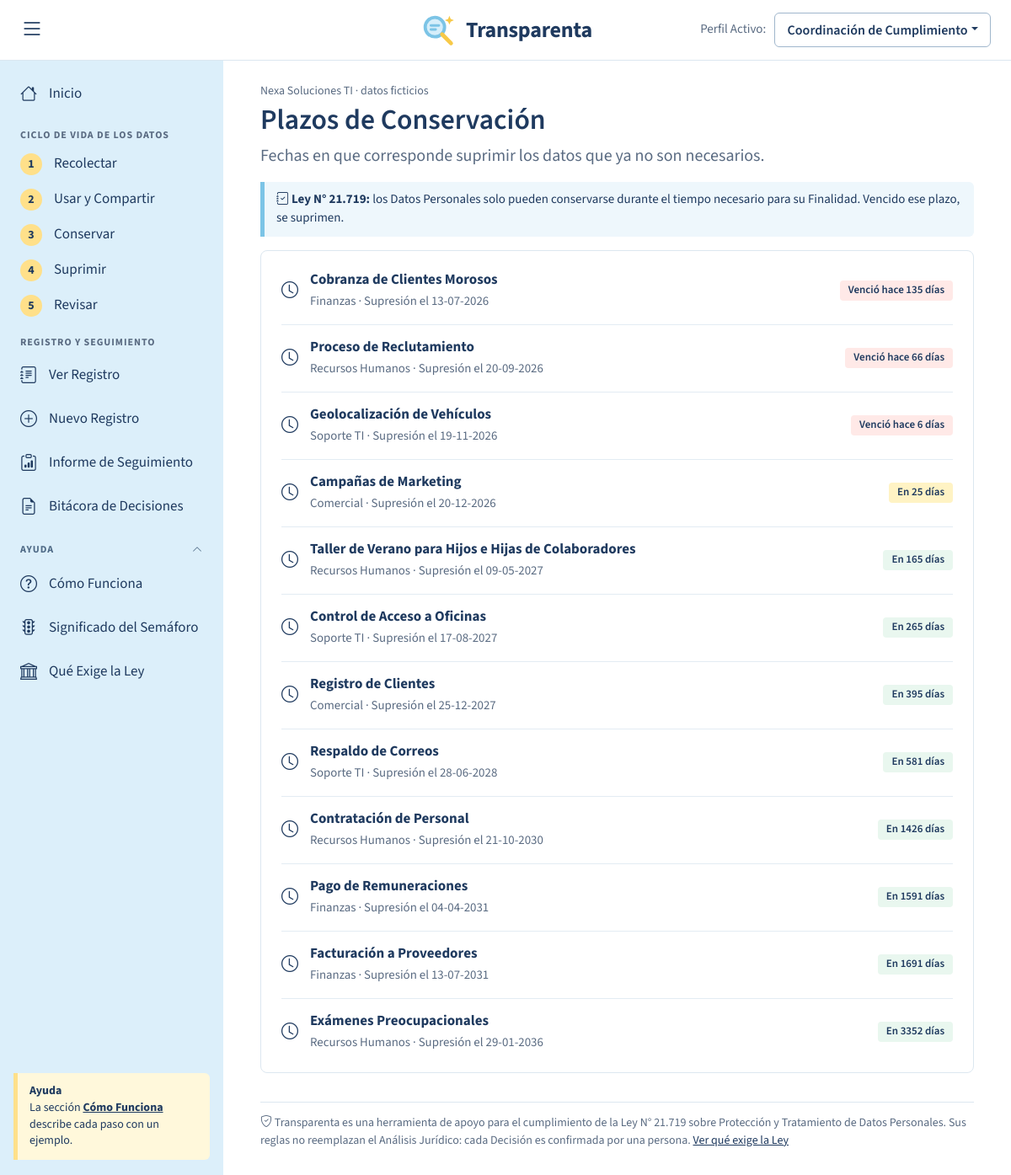
Page /plazos on the committed database.
### tables this page shows
CREATE TABLE tratamiento (
    id                  INTEGER PRIMARY KEY AUTOINCREMENT,
    area_id             INTEGER NOT NULL REFERENCES area(id),
    actividad           TEXT NOT NULL,
    finalidad           TEXT,
    categoria_dato      TEXT NOT NULL CHECK (categoria_dato IN ('Común','Económico','Sensible','Geolocalización')),
    detalle_datos       TEXT,
    grupo_titular       TEXT NOT NULL CHECK (grupo_titular IN ('Trabajadores','Trabajadores Externos','Proveedores','Clientes','Postulantes','Familiares de Trabajadores')),
    titulares           TEXT NOT NULL CHECK (titulares IN ('Mayores de Edad','Adolescentes (14 a 17 años)','Niños y Niñas (Menores de 14 años)')),
    base_licitud        TEXT CHECK (base_licitud IN ('Consentimiento','Contrato','Obligación Legal','Interés Legítimo','Defensa de Derechos') OR base_licitud IS NULL),
    origen              TEXT,
    responsable         TEXT,
    plazo_meses         INTEGER,
    fecha_inicio        TEXT NOT NULL,
    tercero_id          INTEGER REFERENCES tercero(id),
    medidas_seguridad   TEXT,
    revisado_por        TEXT,
    fecha_revision      TEXT,
    suprimido           INTEGER NOT NULL DEFAULT 0 CHECK (suprimido IN (0,1))
);

CREATE TABLE area (
    id           INTEGER PRIMARY KEY AUTOINCREMENT,
    nombre       TEXT NOT NULL UNIQUE,
    responsable  TEXT
);

### APLICACION/app.py (the view)
@app.route("/plazos")
def plazos():
    filas = [f for f in cargar_filas() if f["dias"] is not None]
    filas.sort(key=lambda f: f["dias"])
    return render_template("plazos.html", filas=filas)

### APLICACION/app.py (called while the page is built)
def conectar():
    con = sqlite3.connect(RUTA_BD)
    con.row_factory = sqlite3.Row
    con.execute("PRAGMA foreign_keys = ON")
    return con

def sumar_meses(fecha, meses):
    m = fecha.month - 1 + meses
    anio, mes = fecha.year + m // 12, m % 12 + 1
    dia = min(fecha.day, [31, 29 if anio % 4 == 0 and (anio % 100 != 0 or anio % 400 == 0) else 28,
                          31, 30, 31, 30, 31, 31, 30, 31, 30, 31][mes - 1])
    return date(anio, mes, dia)

def lista_areas():
    con = conectar()
    areas = con.execute("SELECT * FROM area ORDER BY id").fetchall()
    con.close()
    return areas

def cargar_filas():
    con = conectar()
    filas = []
    for t in con.execute(CONSULTA + " WHERE t.suprimido = 0 ORDER BY t.id"):
        brechas, semaforo, supresion, dias = analizar(t)
        filas.append({"t": t, "brechas": brechas, "semaforo": semaforo, "supresion": supresion, "dias": dias,
                      "etapas": etapas_de(t, brechas, supresion, dias)})
    con.close()
    if session.get("rol") == "area":          # el Responsable de Área solo ve su área
        filas = [f for f in filas if f["t"]["area_id"] == session.get("area_id", 1)]
    return filas

def titulo(texto):
    if not texto: return texto
    palabras, salida = str(texto).split(" "), []
    for i, p in enumerate(palabras):
        pura = p.strip("«»()¿?¡!,.")
        if i > 0 and pura.lower() in MENORES: salida.append(p)
        elif p[:1] in "«(" and len(p) > 1: salida.append(p[0] + p[1:2].upper() + p[2:])
        else: salida.append(p[:1].upper() + p[1:])
    return " ".join(salida)

@app.context_processor
def contexto():
    rol = session.get("rol", "coord")
    areas = lista_areas()
    area_id = session.get("area_id", 1)
    area = next((a for a in areas if a["id"] == area_id), areas[0])
    return {"rol": rol, "areas_menu": areas, "area_actual": area, "ep": request.endpoint,
            "etapas_menu": ETAPAS, "etapa_k": (request.view_args or {}).get("clave")}

### APLICACION/templates/plazos.html (shortened to what this page needs)
{% extends "base.html" %}
{% block contenido %}
<h1>Plazos de Conservación</h1><div class="muted fs-5 mb-3">Fechas en que corresponde suprimir los datos que ya no son necesarios.</div>
<div class="ley mb-3"><i class="bi bi-journal-check"></i> <b>Ley N°&nbsp;21.719:</b> los Datos Personales solo pueden conservarse durante el tiempo necesario para su Finalidad. Vencido ese plazo, se suprimen.</div>
<div class="tarjeta py-2">
{% for f in filas %}<div class="fila"><i class="bi bi-clock fs-5"></i>
 <span class="flex-fill"><a class="fw-bold text-decoration-none" style="color:var(--marino)" href="{{ url_for('detalle', tid=f.t.id) }}">{{ f.t.actividad|titulo }}</a><br><span class="muted small">{{ f.t.area_nombre }} · Supresión el {{ f.supresion.strftime('%d-%m-%Y') }}</span></span>
 {% if f.dias < 0 %}<span class="pastilla" style="background:#FFE9E7">Venció hace {{ -f.dias }} días</span>{% elif f.dias <= 30 %}<span class="pastilla" style="background:#FFF3C4">En {{ f.dias }} días</span>{% else %}<span class="pastilla" style="background:#E9F7EF">En {{ f.dias }} días</span>{% endif %}</div>
{% else %}<div class="fila muted">No existen Plazos de Conservación definidos.</div>{% endfor %}
</div>
{% endblock %}

### APLICACION/static/app.css (style rules this page uses)
:root { --marino:#1F3A5F;--gris:#5A6B82;--celeste:#DCEFFA;--celeste2:#BFE3F2;--celeste3:#EEF7FC;--vainilla:#FFF3C4;--banana:#FFE08A; --menta:#E9F7EF;--rosa:#FFE9E7;--lila:#EFEAFB;--rojo:#EE7B76;--amar:#F7D060;--verde:#7DCB9C;--borde:#DCE7F0;--azul:#7CC4E6; --bs-link-color:#1F3A5F;--bs-link-hover-color:#0F2A4A;--bs-link-color-rgb:31,58,95; --bs-body-font-family:'Source Sans 3','Segoe UI',Arial,sans-serif;--bs-body-color:#1F3A5F;--bs-body-bg:#fff;--bs-border-radius:.4rem }
body { font-size:17px }
h1,h2 { font-weight:600;color:var(--marino) }
h1 { font-size:2.1rem;margin-bottom:.4rem }
.muted { color:var(--gris) }
.tarjeta { border:1px solid var(--borde);border-radius:8px;padding:20px 24px;background:#fff }
.pastilla { display:inline-block;padding:2px 10px;border-radius:4px;font-weight:600;font-size:13px }
.fila { display:flex;gap:14px;align-items:center;padding:14px 0;border-top:1px solid #E3ECF3 }
.fila:first-child { border-top:0 }
.ley { background:var(--celeste3);border-left:5px solid var(--azul);border-radius:0 6px 6px 0;padding:10px 14px;font-size:15px }

### rows in the picture
tratamiento: t.actividad|titulo "Cobranza de Clientes Morosos"
area: t.area_nombre "Finanzas" "Finanzas" "Finanzas"
tratamiento: t.actividad|titulo "Proceso de Reclutamiento"
area: t.area_nombre "Recursos Humanos" "Recursos Humanos" "Recursos Humanos" "Recursos Humanos"
tratamiento: t.actividad|titulo "Geolocalización de Vehículos"
area: t.area_nombre "Soporte TI" "Soporte TI" "Soporte TI"
tratamiento: t.actividad|titulo "Campañas de Marketing"
area: t.area_nombre "Comercial" "Comercial"
tratamiento: t.actividad|titulo "Taller de Verano para Hijos e Hijas de Colaboradores"
tratamiento: t.actividad|titulo "Control de Acceso a Oficinas"
tratamiento: t.actividad|titulo "Registro de Clientes"
tratamiento: t.actividad|titulo "Respaldo de Correos"
tratamiento: t.actividad|titulo "Contratación de Personal"
tratamiento: t.actividad|titulo "Pago de Remuneraciones"
tratamiento: t.actividad|titulo "Facturación a Proveedores"
tratamiento: t.actividad|titulo "Exámenes Preocupacionales"

### other values in the picture
{{ e.n }} "1" "2" "3" "4" "5"
{{ e.nombre }} "Recolectar" "Usar y Compartir" "Conservar" "Suprimir" "Revisar"
{{ f.supresion.strftime('%d-%m-%Y') }} "13-07-2026" "20-09-2026" "19-11-2026" "20-12-2026" "09-05-2027" "17-08-2027" "25-12-2027" "28-06-2028" "21-10-2030" "04-04-2031" "13-07-2031" "29-01-2036"
{{ f.dias }} "135" "66" "6"
{{ f.dias }} "25"
{{ f.dias }} "165" "265" "395" "581" "1426" "1591" "1691" "3352"
